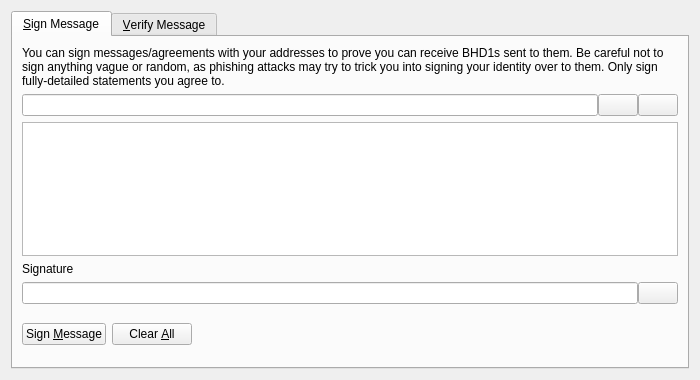
<?xml version="1.0" encoding="UTF-8"?>
<ui version="4.0">
 <class>SignVerifyMessageDialog</class>
 <widget class="QDialog" name="SignVerifyMessageDialog">
  <property name="geometry">
   <rect>
    <x>0</x>
    <y>0</y>
    <width>700</width>
    <height>380</height>
   </rect>
  </property>
  <property name="windowTitle">
   <string>Signatures - Sign / Verify a Message</string>
  </property>
  <property name="modal">
   <bool>true</bool>
  </property>
  <layout class="QVBoxLayout" name="verticalLayout">
   <item>
    <widget class="QTabWidget" name="tabWidget">
     <property name="currentIndex">
      <number>0</number>
     </property>
     <widget class="QWidget" name="tabSignMessage">
      <attribute name="title">
       <string>&amp;Sign Message</string>
      </attribute>
      <layout class="QVBoxLayout" name="verticalLayout_SM">
       <item>
        <widget class="QLabel" name="infoLabel_SM">
         <property name="text">
          <string>You can sign messages/agreements with your addresses to prove you can receive BHD1s sent to them. Be careful not to sign anything vague or random, as phishing attacks may try to trick you into signing your identity over to them. Only sign fully-detailed statements you agree to.</string>
         </property>
         <property name="textFormat">
          <enum>Qt::PlainText</enum>
         </property>
         <property name="wordWrap">
          <bool>true</bool>
         </property>
        </widget>
       </item>
       <item>
        <layout class="QHBoxLayout" name="horizontalLayout_1_SM">
         <property name="spacing">
          <number>0</number>
         </property>
         <item>
          <widget class="QValidatedLineEdit" name="addressIn_SM">
           <property name="toolTip">
            <string>The BitcoinHD address to sign the message with</string>
           </property>
          </widget>
         </item>
         <item>
          <widget class="QPushButton" name="addressBookButton_SM">
           <property name="toolTip">
            <string>Choose previously used address</string>
           </property>
           <property name="text">
            <string/>
           </property>
           <property name="icon">
            <iconset resource="../bitcoin.qrc">
             <normaloff>:/icons/address-book</normaloff>:/icons/address-book</iconset>
           </property>
           <property name="shortcut">
            <string>Alt+A</string>
           </property>
           <property name="autoDefault">
            <bool>false</bool>
           </property>
          </widget>
         </item>
         <item>
          <widget class="QPushButton" name="pasteButton_SM">
           <property name="toolTip">
            <string>Paste address from clipboard</string>
           </property>
           <property name="text">
            <string/>
           </property>
           <property name="icon">
            <iconset resource="../bitcoin.qrc">
             <normaloff>:/icons/editpaste</normaloff>:/icons/editpaste</iconset>
           </property>
           <property name="shortcut">
            <string>Alt+P</string>
           </property>
           <property name="autoDefault">
            <bool>false</bool>
           </property>
          </widget>
         </item>
        </layout>
       </item>
       <item>
        <widget class="QPlainTextEdit" name="messageIn_SM">
         <property name="toolTip">
          <string>Enter the message you want to sign here</string>
         </property>
        </widget>
       </item>
       <item>
        <widget class="QLabel" name="signatureLabel_SM">
         <property name="text">
          <string>Signature</string>
         </property>
         <property name="textFormat">
          <enum>Qt::PlainText</enum>
         </property>
        </widget>
       </item>
       <item>
        <layout class="QHBoxLayout" name="horizontalLayout_2_SM">
         <property name="spacing">
          <number>0</number>
         </property>
         <item>
          <widget class="QLineEdit" name="signatureOut_SM">
           <property name="font">
            <font>
             <italic>true</italic>
            </font>
           </property>
           <property name="readOnly">
            <bool>true</bool>
           </property>
          </widget>
         </item>
         <item>
          <widget class="QPushButton" name="copySignatureButton_SM">
           <property name="toolTip">
            <string>Copy the current signature to the system clipboard</string>
           </property>
           <property name="text">
            <string/>
           </property>
           <property name="icon">
            <iconset resource="../bitcoin.qrc">
             <normaloff>:/icons/editcopy</normaloff>:/icons/editcopy</iconset>
           </property>
           <property name="autoDefault">
            <bool>false</bool>
           </property>
          </widget>
         </item>
        </layout>
       </item>
       <item>
        <layout class="QHBoxLayout" name="horizontalLayout_3_SM">
         <item>
          <widget class="QPushButton" name="signMessageButton_SM">
           <property name="toolTip">
            <string>Sign the message to prove you own this BitcoinHD address</string>
           </property>
           <property name="text">
            <string>Sign &amp;Message</string>
           </property>
           <property name="icon">
            <iconset resource="../bitcoin.qrc">
             <normaloff>:/icons/edit</normaloff>:/icons/edit</iconset>
           </property>
           <property name="autoDefault">
            <bool>false</bool>
           </property>
          </widget>
         </item>
         <item>
          <widget class="QPushButton" name="clearButton_SM">
           <property name="toolTip">
            <string>Reset all sign message fields</string>
           </property>
           <property name="text">
            <string>Clear &amp;All</string>
           </property>
           <property name="icon">
            <iconset resource="../bitcoin.qrc">
             <normaloff>:/icons/remove</normaloff>:/icons/remove</iconset>
           </property>
           <property name="autoDefault">
            <bool>false</bool>
           </property>
          </widget>
         </item>
         <item>
          <spacer name="horizontalSpacer_1_SM">
           <property name="orientation">
            <enum>Qt::Horizontal</enum>
           </property>
           <property name="sizeHint" stdset="0">
            <size>
             <width>40</width>
             <height>48</height>
            </size>
           </property>
          </spacer>
         </item>
         <item>
          <widget class="QLabel" name="statusLabel_SM">
           <property name="font">
            <font>
             <weight>75</weight>
             <bold>true</bold>
            </font>
           </property>
           <property name="text">
            <string/>
           </property>
           <property name="wordWrap">
            <bool>true</bool>
           </property>
          </widget>
         </item>
         <item>
          <spacer name="horizontalSpacer_2_SM">
           <property name="orientation">
            <enum>Qt::Horizontal</enum>
           </property>
           <property name="sizeHint" stdset="0">
            <size>
             <width>40</width>
             <height>48</height>
            </size>
           </property>
          </spacer>
         </item>
        </layout>
       </item>
      </layout>
     </widget>
     <widget class="QWidget" name="tabVerifyMessage">
      <attribute name="title">
       <string>&amp;Verify Message</string>
      </attribute>
      <layout class="QVBoxLayout" name="verticalLayout_VM">
       <item>
        <widget class="QLabel" name="infoLabel_VM">
         <property name="text">
          <string>Enter the receiver's address, message (ensure you copy line breaks, spaces, tabs, etc. exactly) and signature below to verify the message. Be careful not to read more into the signature than what is in the signed message itself, to avoid being tricked by a man-in-the-middle attack. Note that this only proves the signing party receives with the address, it cannot prove sendership of any transaction!</string>
         </property>
         <property name="textFormat">
          <enum>Qt::PlainText</enum>
         </property>
         <property name="alignment">
          <set>Qt::AlignLeading|Qt::AlignLeft|Qt::AlignTop</set>
         </property>
         <property name="wordWrap">
          <bool>true</bool>
         </property>
        </widget>
       </item>
       <item>
        <layout class="QHBoxLayout" name="horizontalLayout_1_VM">
         <property name="spacing">
          <number>0</number>
         </property>
         <item>
          <widget class="QValidatedLineEdit" name="addressIn_VM">
           <property name="toolTip">
            <string>The BitcoinHD address the message was signed with</string>
           </property>
          </widget>
         </item>
         <item>
          <widget class="QPushButton" name="addressBookButton_VM">
           <property name="toolTip">
            <string>Choose previously used address</string>
           </property>
           <property name="text">
            <string/>
           </property>
           <property name="icon">
            <iconset resource="../bitcoin.qrc">
             <normaloff>:/icons/address-book</normaloff>:/icons/address-book</iconset>
           </property>
           <property name="shortcut">
            <string>Alt+A</string>
           </property>
           <property name="autoDefault">
            <bool>false</bool>
           </property>
          </widget>
         </item>
        </layout>
       </item>
       <item>
        <widget class="QPlainTextEdit" name="messageIn_VM"/>
       </item>
       <item>
        <widget class="QValidatedLineEdit" name="signatureIn_VM"/>
       </item>
       <item>
        <layout class="QHBoxLayout" name="horizontalLayout_2_VM">
         <item>
          <widget class="QPushButton" name="verifyMessageButton_VM">
           <property name="toolTip">
            <string>Verify the message to ensure it was signed with the specified BitcoinHD address</string>
           </property>
           <property name="text">
            <string>Verify &amp;Message</string>
           </property>
           <property name="icon">
            <iconset resource="../bitcoin.qrc">
             <normaloff>:/icons/transaction_0</normaloff>:/icons/transaction_0</iconset>
           </property>
           <property name="autoDefault">
            <bool>false</bool>
           </property>
          </widget>
         </item>
         <item>
          <widget class="QPushButton" name="clearButton_VM">
           <property name="toolTip">
            <string>Reset all verify message fields</string>
           </property>
           <property name="text">
            <string>Clear &amp;All</string>
           </property>
           <property name="icon">
            <iconset resource="../bitcoin.qrc">
             <normaloff>:/icons/remove</normaloff>:/icons/remove</iconset>
           </property>
           <property name="autoDefault">
            <bool>false</bool>
           </property>
          </widget>
         </item>
         <item>
          <spacer name="horizontalSpacer_1_VM">
           <property name="orientation">
            <enum>Qt::Horizontal</enum>
           </property>
           <property name="sizeHint" stdset="0">
            <size>
             <width>40</width>
             <height>48</height>
            </size>
           </property>
          </spacer>
         </item>
         <item>
          <widget class="QLabel" name="statusLabel_VM">
           <property name="font">
            <font>
             <weight>75</weight>
             <bold>true</bold>
            </font>
           </property>
           <property name="text">
            <string/>
           </property>
           <property name="wordWrap">
            <bool>true</bool>
           </property>
          </widget>
         </item>
         <item>
          <spacer name="horizontalSpacer_2_VM">
           <property name="orientation">
            <enum>Qt::Horizontal</enum>
           </property>
           <property name="sizeHint" stdset="0">
            <size>
             <width>40</width>
             <height>48</height>
            </size>
           </property>
          </spacer>
         </item>
        </layout>
       </item>
      </layout>
     </widget>
    </widget>
   </item>
  </layout>
 </widget>
 <customwidgets>
  <customwidget>
   <class>QValidatedLineEdit</class>
   <extends>QLineEdit</extends>
   <header>qt/qvalidatedlineedit.h</header>
  </customwidget>
 </customwidgets>
 <resources>
  <include location="../bitcoin.qrc"/>
 </resources>
 <connections/>
</ui>
